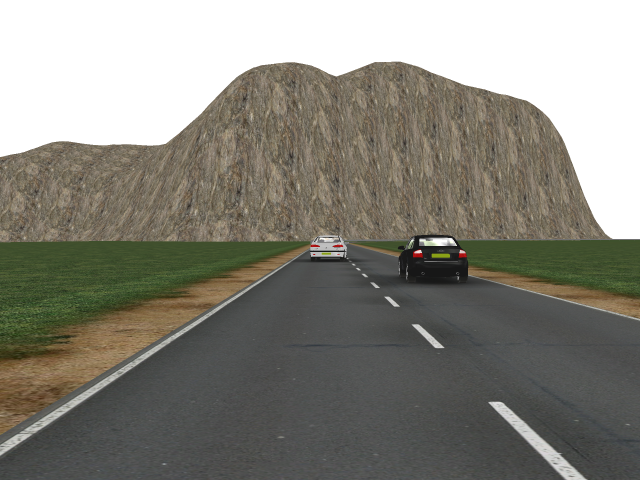
#> input picture 第四次/RIma-000023.png, 640 x 480 px
$ python depth.py
#> lines starting #> are read from the running program, lines starting #| are printed output that depends on the picture
import cv2
import numpy as np
from matplotlib import pyplot as plt

def getDisparity():
    # #将图片读取为灰度图像
    # imgr = cv2.imread("RIma-000023.png", cv2.IMREAD_GRAYSCALE)
    # imgl = cv2.imread("LIma-000023.png", cv2.IMREAD_GRAYSCALE)

    #读取彩色图片
    imgr = cv2.imread("RIma-000023.png")
#> imgr is the input picture: shape (480, 640, 3); mean B, G, R 123.3, 132.5, 134.4
    imgl = cv2.imread("LIma-000023.png")
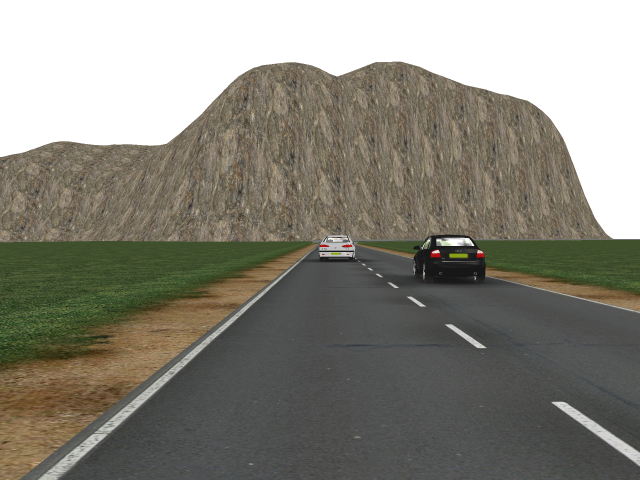
#> input picture 第四次/LIma-000023.png, 640 x 480 px
#> imgl is the input picture: shape (480, 640, 3); mean B, G, R 122.9, 133, 135.4
    #设置参数
    block_size = 7
    channels = imgr.shape[2]
#> channels = 3
    #计算视差图
    stereo = cv2.StereoSGBM_create(
        #参数设置
        minDisparity = 0, #最小视差
        blockSize = block_size, #窗口大小
        #以下参数设置为官方推荐
        #P1与P2为动态规划有关参数
        P1 = 8*channels*block_size*block_size,
        P2 = 32*channels*block_size*block_size,
        disp12MaxDiff = 1, #左视差图与右视差图的最大差异
        uniquenessRatio = 10, #次低代价>=最低代价*(1+uni/100)
        speckleWindowSize = 100, #平滑区域最大尺寸
        speckleRange = 10 #视差变化的阈值
    )
    disparity = stereo.compute(imgl,imgr)
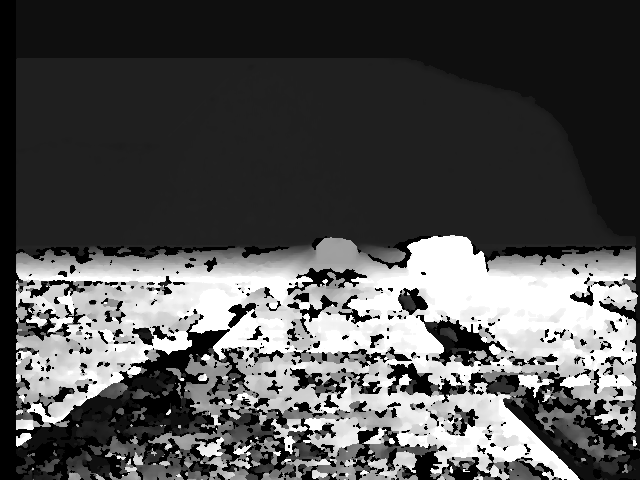
#> disparity: shape (480, 640) int16; min -16, max 240, mean 66.4; drawn with min black and max white
    return disparity

def getDepth(dis):
    f = 7 #焦距，单位为毫米
    B = 500 #基线， 单位为毫米
    w_of_pixel = 0.0064 #每个像素的宽度，单位为毫米
    [row, col] = dis.shape #获取形状
#> row = 480; col = 640
    #定义空图片
    depth = np.zeros((row, col))
    for r in range(row):
        for c in range(col):
            #计算视差实际值
            D = dis[r][c] * w_of_pixel
            #如果视差为0，说明深度无穷大
            if D == 0.0:
                Z = float("inf")
            else:
                Z = (B * f) / D
            depth[r][c] = Z
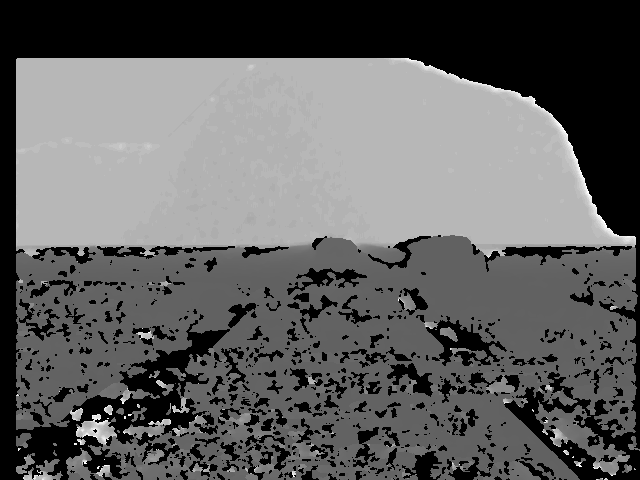
#> depth: shape (480, 640) float64; 18.69% of the values are NaN or infinite; the others: min -34179.7, max 60763.9, mean 10311.2; drawn with min black, max white, NaN and infinite black
    return depth

def show(img, title):
#> called with title = 'disparity'
    plt.imshow(img)
    plt.title(title)
    plt.colorbar(fraction=0.05, pad=0.05)
    plt.savefig(title + ".png")
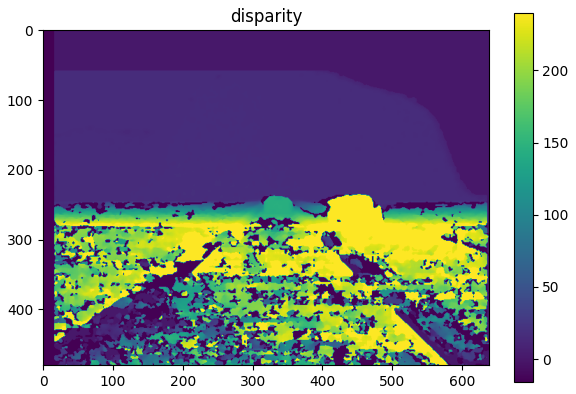
#> figure drawn by matplotlib, 2 panels
    plt.show()
    return

if __name__ == "__main__":
    disparity = getDisparity()
    depth = getDepth(disparity)
    show(disparity, "disparity")
    show(depth, "depth")
#> call 2 of show, with title = 'depth'
#> in show (call 2), `plt.savefig(title + ".png")`:
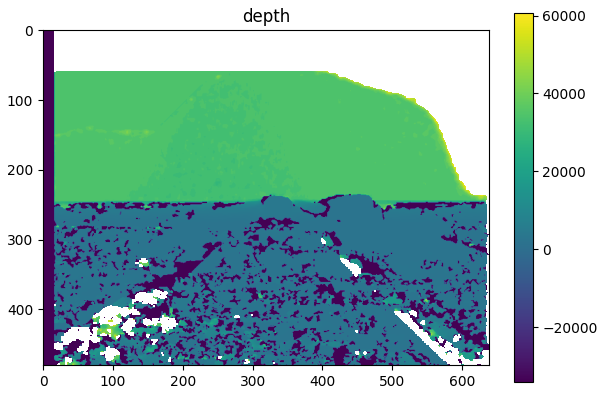
#> figure drawn by matplotlib, 2 panels
